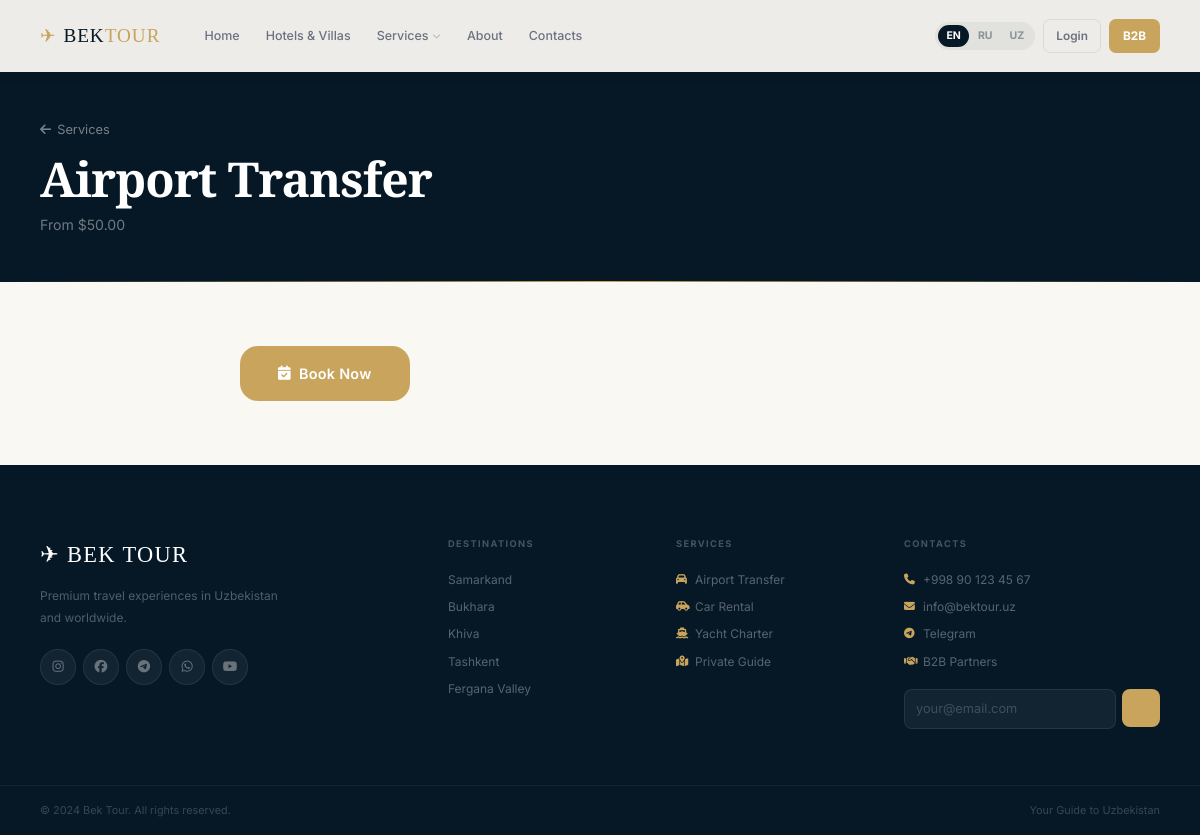
Page /services/airport-transfer on the earlier database version.
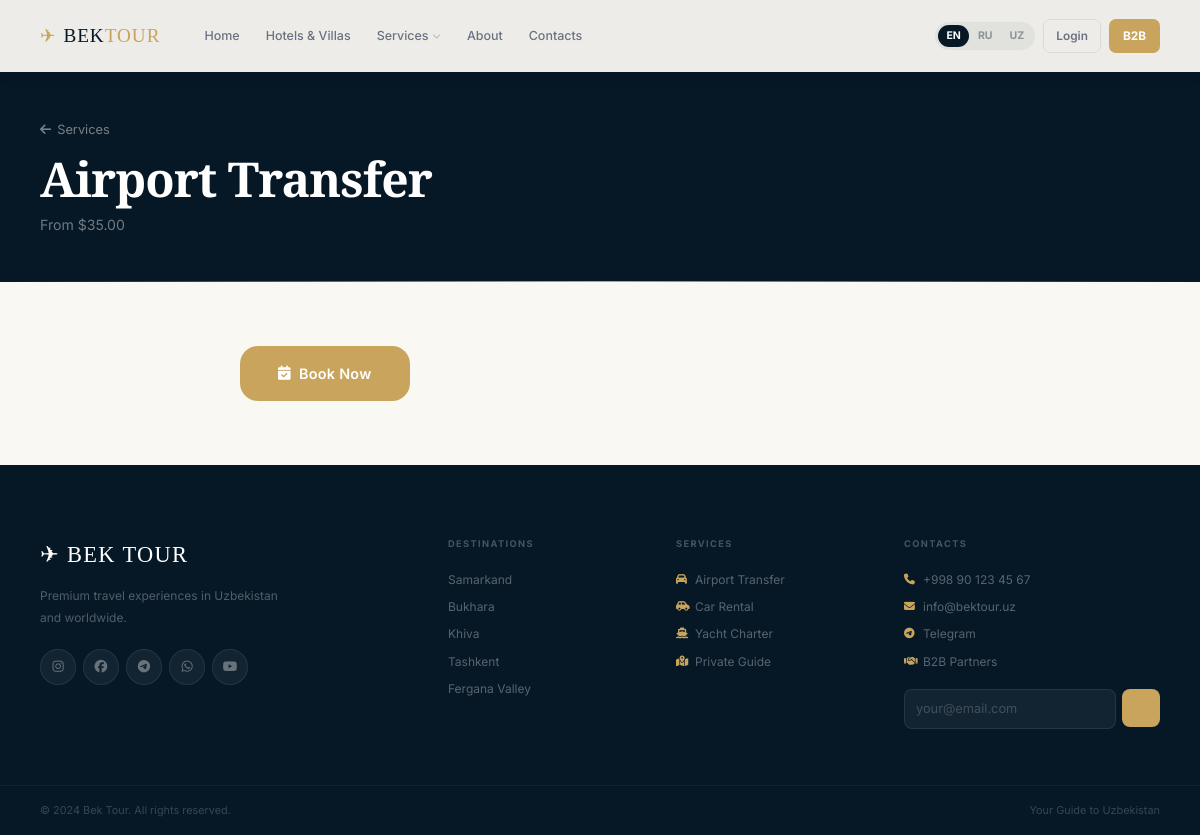
Same page on the later database version.
### app/models/models.py (models this page shows)
class Service(db.Model):
    __tablename__ = 'services'
    id = db.Column(db.Integer, primary_key=True)
    title_en = db.Column(db.String(200), nullable=False)
    title_ru = db.Column(db.String(200))
    slug = db.Column(db.String(200), unique=True)
    description_en = db.Column(db.Text)
    description_ru = db.Column(db.Text)
    category = db.Column(db.String(50))
    icon = db.Column(db.String(50))
    image = db.Column(db.String(255))
    price_from = db.Column(db.Numeric(12, 2))
    is_active = db.Column(db.Boolean, default=True)
    created_at = db.Column(db.DateTime, default=datetime.utcnow)

### app/routes/services.py (the view)
@services_bp.route('/<slug>')
def detail(slug):
    service = Service.query.filter_by(slug=slug, is_active=True).first_or_404()
    return render_template('services/detail.html', service=service)

### app/__init__.py (called while the page is built)
    def __getattr__(self, key):
        return self._d.get(key, key)

### app/templates/services/detail.html (shortened to what this page needs)
{% extends 'base.html' %}
{% block content %}
<div class="page-hero">
  <div class="container">
    <a href="{{ url_for('services.index') }}" style="color:rgba(255,255,255,.45);font-size:.8rem;margin-bottom:12px;display:inline-flex;align-items:center;gap:6px;"><i class="fa fa-arrow-left"></i> {% if lang=='ru' %}Услуги{% else %}Services{% endif %}</a>
    <h1>{{ service.title_en }}</h1>
    {% if service.price_from %}<p>{% if lang=='ru' %}От{% else %}From{% endif %} ${{ service.price_from }}</p>{% endif %}
  </div>
</div>
<section style="padding:64px 0;">
  <div class="container" style="max-width:800px;">
    <a href="{{ url_for('main.contacts') }}" class="btn btn-gold btn-lg"><i class="fa fa-calendar-check"></i> {% if lang=='ru' %}Забронировать{% else %}Book Now{% endif %}</a>
  </div>
</section>
{% endblock %}

### app/templates/base.html (shortened to what the changed rows need)
<!DOCTYPE html>
<html lang="{{ lang }}">
<head>
  <link rel="stylesheet" href="https://cdnjs.cloudflare.com/ajax/libs/font-awesome/6.5.0/css/all.min.css">
  <link rel="stylesheet" href="{{ url_for('static', filename='css/main.css') }}">
</head>
<body>
<main>{% block content %}{% endblock %}</main>
<footer class="footer">
  <div class="footer-inner">
    <div class="footer-col">
      <div class="footer-col-title">{{ t.nav_services }}</div>
      <a href="{{ url_for('services.index') }}#transfer"><i class="fa fa-car"></i>{{ t.serv_transfer }}</a>
      <a href="{{ url_for('services.index') }}#car"><i class="fa fa-car-side"></i>{{ t.serv_car }}</a>
      <a href="{{ url_for('services.index') }}#yacht"><i class="fa fa-ship"></i>{{ t.serv_yacht }}</a>
      <a href="{{ url_for('services.index') }}#guide"><i class="fa fa-map-marked-alt"></i>{{ t.serv_guide }}</a>
    </div>
  </div>
</footer>
</body>
</html>

Differences in the rows shown:
changed Service "Airport Transfer": price_from "50.00" → "35.00"
